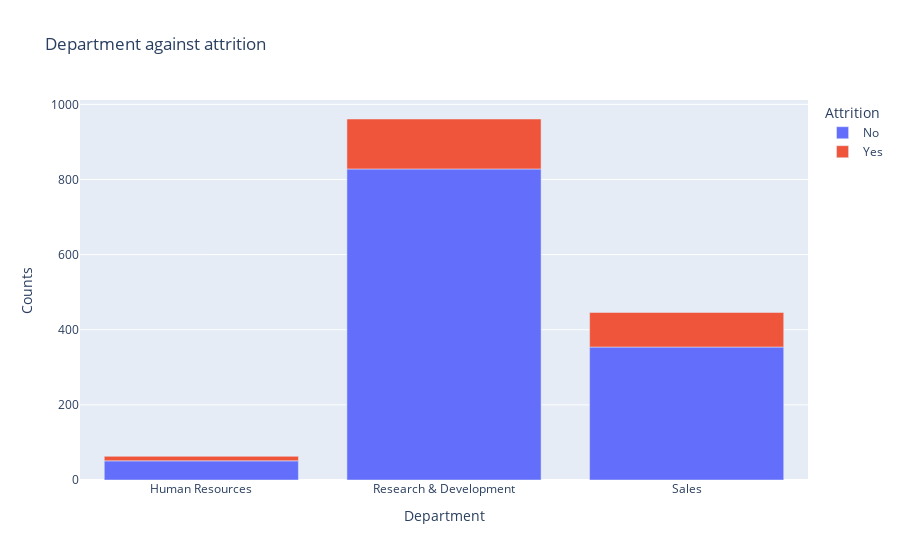

Source (notebook cell):
### Markdown cell above
## Relationship between attrition and department

### Code cell
dept_att=data.groupby(['Department','Attrition']).apply(lambda x:x['DailyRate'].count()).reset_index(name='Counts')
fig=px.bar(dept_att,x='Department',y='Counts',color='Attrition',title='Department against attrition')
fig.show()

### Figure 1 — Plotly figure (JSON) as saved in the notebook; plotly's stock layout.template omitted (floating-point values rounded to 4 significant figures)
{"data": [{"alignmentgroup": "True", "hovertemplate": "Attrition=No<br>Department=%{x}<br>Counts=%{y}<extra></extra>", "legendgroup": "No", "marker": {"color": "#636efa", "pattern": {"shape": ""}}, "name": "No", "offsetgroup": "No", "orientation": "v", "showlegend": true, "textposition": "auto", "type": "bar", "x": ["Human Resources", "Research & Development", "Sales"], "xaxis": "x", "y": [51, 828, 354], "yaxis": "y"}, {"alignmentgroup": "True", "hovertemplate": "Attrition=Yes<br>Department=%{x}<br>Counts=%{y}<extra></extra>", "legendgroup": "Yes", "marker": {"color": "#EF553B", "pattern": {"shape": ""}}, "name": "Yes", "offsetgroup": "Yes", "orientation": "v", "showlegend": true, "textposition": "auto", "type": "bar", "x": ["Human Resources", "Research & Development", "Sales"], "xaxis": "x", "y": [12, 133, 92], "yaxis": "y"}], "layout": {"barmode": "relative", "legend": {"title": {"text": "Attrition"}, "tracegroupgap": 0}, "title": {"text": "Department against attrition"}, "xaxis": {"anchor": "y", "domain": [0, 1], "title": {"text": "Department"}}, "yaxis": {"anchor": "x", "domain": [0, 1], "title": {"text": "Counts"}}}}
